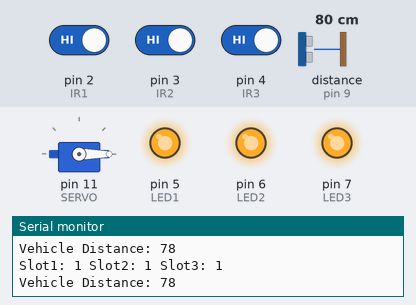
Simulated run of this sketch. Board: Arduino Uno, built with avr-gcc and run on an emulated ATmega328P. Shown: servo, output pins drawn as LEDs (lit = HIGH), the last lines printed to the serial monitor. Wiring (inferred from the names in the program): ultrasonic range finder: trigger pin 8; echo pin 9. The inputs (shaded band) are chosen by the test bench; at power-on: distance to the obstacle (sensor on pin 9) 80 cm, pin 2 (IR1) HIGH, pin 3 (IR2) HIGH, pin 4 (IR3) HIGH. The echo pulse lasts 58.3 µs per cm; pins used as bus, display or sensor lines are not drawn.

Above: at 1.3 s.
1.4 s: distance to the obstacle (sensor on pin 9) set to 18 cm
2.9 s: distance to the obstacle (sensor on pin 9) set to 14 cm
At 3.9 s:
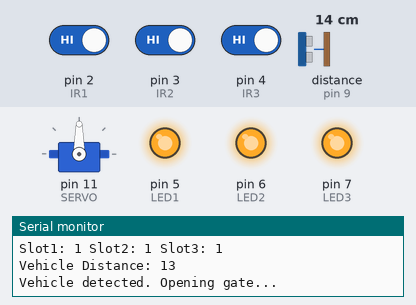
4.5 s: pin 2 (IR1) driven LOW
At 7.3 s:
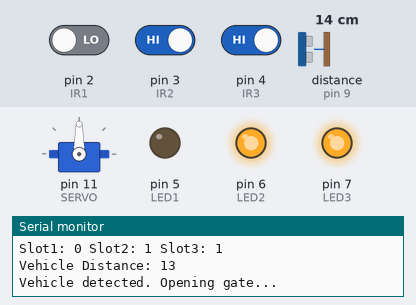
7.5 s: pin 3 (IR2) driven LOW
At 10.4 s:
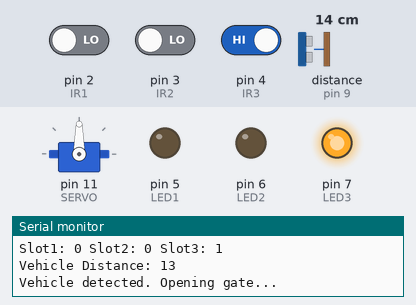
10.5 s: pin 2 (IR1) driven HIGH and pin 4 (IR3) driven LOW
13.5 s: pin 4 (IR3) driven HIGH
At 14.2 s:
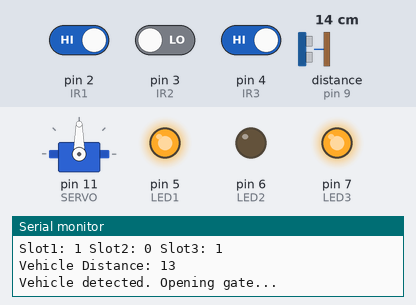
Timing chart, 0 to 16.1 s (numbered marks = the images above; inputs shaded):
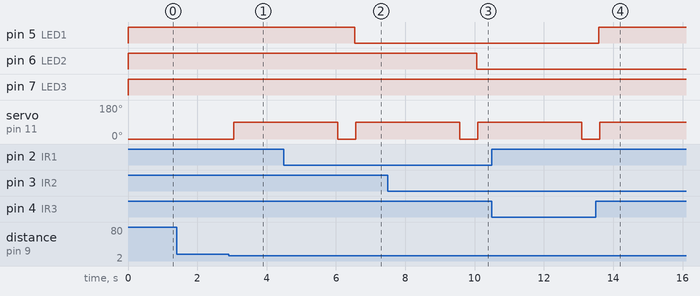

The sketch:

Smart_Parking.ino
```cpp
#include <Servo.h>

#define IR1 2   // IR Sensor 1
#define IR2 3   // IR Sensor 2
#define IR3 4   // IR Sensor 3

#define LED1 5  // LED for Slot 1
#define LED2 6  // LED for Slot 2
#define LED3 7  // LED for Slot 3

#define TRIG 8  // Ultrasonic Trigger
#define ECHO 9  // Ultrasonic Echo
#define SERVO 11   // Servo motor for gate

Servo gate;

void setup() {
    pinMode(IR1, INPUT);
    pinMode(IR2, INPUT);
    pinMode(IR3, INPUT);

    pinMode(LED1, OUTPUT);
    pinMode(LED2, OUTPUT);
    pinMode(LED3, OUTPUT);

    pinMode(TRIG, OUTPUT);
    pinMode(ECHO, INPUT);

    gate.attach(SERVO);
    gate.write(0); // Gate initially closed

    Serial.begin(9600);
}

bool isParkingFull() {
    return digitalRead(IR1) == LOW && digitalRead(IR2) == LOW && digitalRead(IR3) == LOW;
}

int getDistance() {
    digitalWrite(TRIG, LOW);
    delayMicroseconds(2);
    digitalWrite(TRIG, HIGH);
    delayMicroseconds(10);
    digitalWrite(TRIG, LOW);
    return pulseIn(ECHO, HIGH) * 0.034 / 2; // Convert time to distance in cm
}

void loop() {
    bool slot1 = digitalRead(IR1);
    bool slot2 = digitalRead(IR2);
    bool slot3 = digitalRead(IR3);

    Serial.print("Slot1: "); Serial.print(slot1);
    Serial.print(" Slot2: "); Serial.print(slot2);
    Serial.print(" Slot3: "); Serial.println(slot3);

    // Update LED status based on slot availability
    digitalWrite(LED1, slot1 ? HIGH : LOW);
    digitalWrite(LED2, slot2 ? HIGH : LOW);
    digitalWrite(LED3, slot3 ? HIGH : LOW);

    int distance = getDistance();
    Serial.print("Vehicle Distance: "); Serial.println(distance);

    if (distance < 15 && !isParkingFull()) { // Vehicle detected & parking available
        Serial.println("Vehicle detected. Opening gate...");
        gate.write(90); // Open gate
        delay(3000); // Keep gate open for 3 seconds
        gate.write(0); // Close gate
        Serial.println("Gate closed.");
    }

    delay(500);
}
```

Measured:
- the behaviour switches between 16 and 15 cm on distance to the obstacle (sensor on pin 9) (found by bisection; images 0 and 1)
- after the input at 2.9 s, servo on pin 11 (SERVO): 0° → 90° after 0.15 s
- after the input at 4.5 s, pin 5 (LED1): HIGH → LOW after 2.0 s
- after the input at 7.5 s, pin 6 (LED2): HIGH → LOW after 2.6 s
- after the input at 13.5 s, pin 7 (LED3): stays HIGH (without the input it goes to LOW after 0.09 s)
